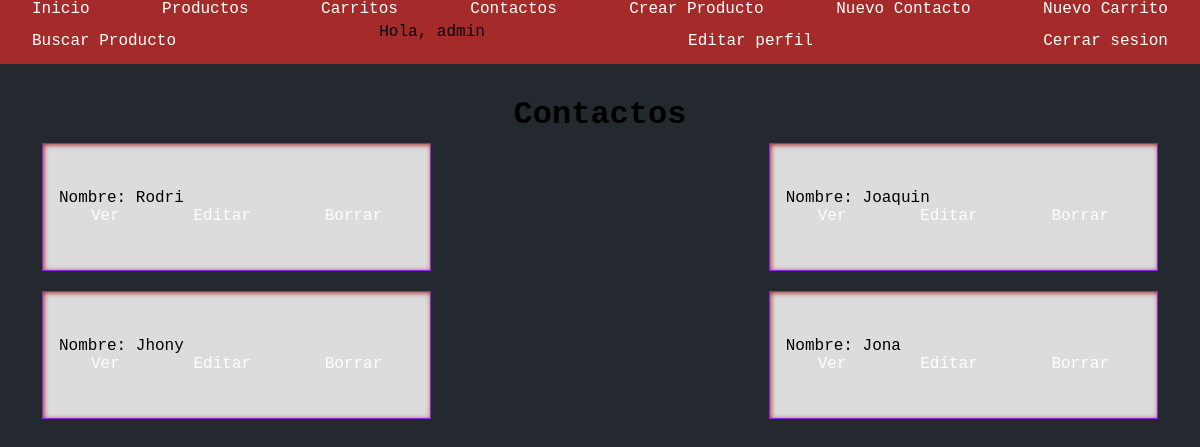
Page /contact/list/ (signed in) on the committed database.
### codershoping/models.py (models this page shows, shortened)
class Contact(models.Model):
        name = models.CharField(max_length=255)
        email= models.EmailField(max_length=254)
        message = models.CharField(max_length=255)

### codershoping/views.py (the view)
# urls.py: path('contact/list/', ContactList.as_view(), name='contact_list'),
class ContactList(ListView):
    model= Contact
    template_name= 'contact_list.html'

### codershoping/templates/codershoping/contact_list.html
{% extends 'base.html' %}
{% block contact %}
<h1>Contactos</h1>
<ul>
    {% for contact in object_list %}
    <div class="box">
        <li>
            <p>Nombre: {{contact.name}} </p>
            <p>
                <a href="{% url 'contact_detail' contact.id %}">Ver</a>
                <a href="{% url 'contact_update' contact.id %}">Editar</a>
                <a href="{% url 'contact_delete' contact.id %}">Borrar</a>
            </p>
        </li>
    </div>
    {% endfor %}
</ul>
{% endblock contact %}

### codershoping/templates/codershoping/base.html (shortened to what this page needs)
{% load static %}
<!DOCTYPE html>
<html lang="en">
<head>
    <link href="{% static 'css/styles.css' %}" rel="stylesheet" />
</head>
<body>
    <header>
        <nav>
            <ul>
                <li>
                    <a href={% url 'inicio' %}>Inicio</a>
                </li>
                <li>
                    <a href={% url 'productos' %}>Productos</a>
                </li>
                <li>
                    <a href={% url 'carrito' %}>Carritos</a>
                </li>
                <li>
                    <a href={% url 'contact_list' %}>Contactos</a>
                </li>
                <li>
                    <a href={% url 'crear_producto' %}>Crear Producto</a>
                </li>
                <li>
                    <a href={% url 'contact_create' %}>Nuevo Contacto</a>
                </li>
                <li>
                    <a href={% url 'nuevo_carrito' %}>Nuevo Carrito</a>
                </li>
                <li>
                    <a href={% url 'buscar_producto' %}>Buscar Producto</a>
                </li>
                {% if request.user.is_authenticated %}
                <div>
                    <p style="margin: 5px;">
                        Hola, {{user.username}}
                    </p>
                </div>
                <li>
                    <a href={% url 'editarPerfil' %}>Editar perfil</a>
                </li>
                <li>
                    <a href={% url 'logout' %}>Cerrar sesion</a>
                </li>
                {% endif %}
            </ul>
        </nav>
    </header>
    <main>
        {% block contact %}{% endblock contact %}
    </main>
</body>
</html>

### static/css/styles.css (style rules this page uses)
* { margin: 0; padding: 0; box-sizing: border-box; font-family: 'Courier New', Courier, monospace; }
body { min-height: 100vh; background-color: #24292f ; }
ul { display: flex; flex-wrap: wrap; align-items: center; justify-content: space-between; }
header { min-height: 3em; background-color: brown; display: flex; justify-content: center; align-items: center; }
a { text-decoration: none; color: white; margin: 0em 2em }
li { list-style: none; }
main { padding: 2em; display: flex; align-items: center; justify-content: center; flex-direction: column; }
.box { min-width: 10em; min-height: 8em; margin: 10px; padding: 1em; border: 1px solid blueviolet; display: flex; justify-content: space-around; align-items: center; flex-direction: column; background-color: gainsboro; box-shadow: 1px 1px 3px 1px white; box-shadow: inset 1px 1px 5px brown; }

### rows in the picture
Contact: name "Rodri"
Contact: name "Joaquin"
Contact: name "Jhony"
Contact: name "Jona"

### other values in the picture
{{ user.username }} "admin"
